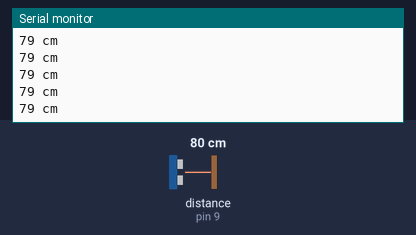
Bench run of a sketch on a simulated Arduino Uno, built with avr-gcc and run on an emulated ATmega328P. Shown: the last lines printed to the serial monitor. Wiring (inferred from the names in the program): ultrasonic range finder: trigger pin 10; echo pin 9. The inputs (shaded band) are chosen by the test bench; at power-on: distance to the obstacle (sensor on pin 9) 80 cm. The echo pulse lasts 58.3 µs per cm.

Above: at 1.2 s.
1.3 s: distance to the obstacle (sensor on pin 9) set to 2 cm
At 1.34 s:
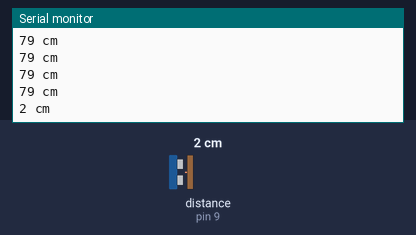
2.8 s: distance to the obstacle (sensor on pin 9) set to 299 cm
At 2.87 s:
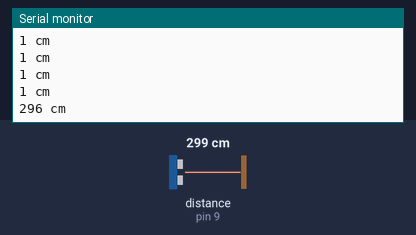
Timing chart, 0 to 5.8 s (numbered marks = the images above; inputs shaded):
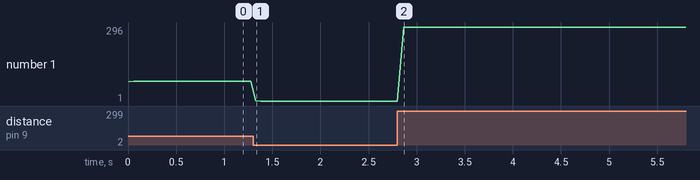

The sketch:

Vex_ultrasound.ino
```cpp
const int outputPin = 9;
const int inputPin = 10;
const int led = 8;
//int x=0;

void setup() {
  Serial.begin(9600);
  pinMode(outputPin, INPUT);
  pinMode(inputPin, OUTPUT);
}

void loop() {
  digitalWrite(inputPin, LOW);
  delayMicroseconds(2);

  digitalWrite(inputPin, HIGH);
  delayMicroseconds(10);
  digitalWrite(inputPin, LOW);

  long duration = pulseIn(outputPin, HIGH);
  long distance = duration * 0.034 / 2;

  if (distance <=60)
  {
    digitalWrite(led, HIGH);
  } else
  {
    digitalWrite(led, LOW);
  }

  //Serial.print(x++);
  Serial.print(distance);
  Serial.println(" cm");
    delay(50);
}
```

Measured:
- after the input at 1.3 s, the serial monitor: prints a new line at once (image 1)
- after the input at 2.8 s, the serial monitor: prints a new line after 0.07 s (image 2)
- plotted number 1: 79 → 1 after the input at 1.3 s, 1 → 296 after the input at 2.8 s
